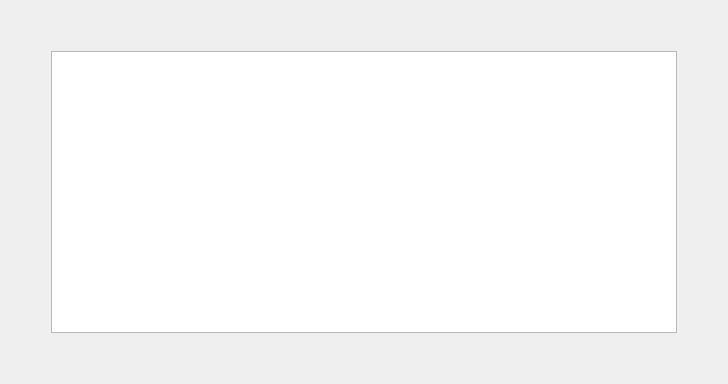
<?xml version="1.0" encoding="UTF-8"?>
<ui version="4.0">
 <class>Dialog</class>
 <widget class="QDialog" name="Dialog">
  <property name="geometry">
   <rect>
    <x>0</x>
    <y>0</y>
    <width>728</width>
    <height>384</height>
   </rect>
  </property>
  <property name="windowTitle">
   <string>Dialog</string>
  </property>
  <layout class="QVBoxLayout" name="verticalLayout">
   <property name="sizeConstraint">
    <enum>QLayout::SetNoConstraint</enum>
   </property>
   <item>
    <spacer name="verticalSpacer_2">
     <property name="orientation">
      <enum>Qt::Vertical</enum>
     </property>
     <property name="sizeType">
      <enum>QSizePolicy::Minimum</enum>
     </property>
     <property name="sizeHint" stdset="0">
      <size>
       <width>20</width>
       <height>40</height>
      </size>
     </property>
    </spacer>
   </item>
   <item>
    <layout class="QHBoxLayout" name="horizontalLayout">
     <property name="sizeConstraint">
      <enum>QLayout::SetNoConstraint</enum>
     </property>
     <item>
      <spacer name="horizontalSpacer">
       <property name="orientation">
        <enum>Qt::Horizontal</enum>
       </property>
       <property name="sizeType">
        <enum>QSizePolicy::Preferred</enum>
       </property>
       <property name="sizeHint" stdset="0">
        <size>
         <width>40</width>
         <height>20</height>
        </size>
       </property>
      </spacer>
     </item>
     <item>
      <widget class="MatriceTable" name="tableWidget">
       <property name="sizePolicy">
        <sizepolicy hsizetype="MinimumExpanding" vsizetype="MinimumExpanding">
         <horstretch>0</horstretch>
         <verstretch>0</verstretch>
        </sizepolicy>
       </property>
      </widget>
     </item>
     <item>
      <spacer name="horizontalSpacer_2">
       <property name="orientation">
        <enum>Qt::Horizontal</enum>
       </property>
       <property name="sizeType">
        <enum>QSizePolicy::Minimum</enum>
       </property>
       <property name="sizeHint" stdset="0">
        <size>
         <width>40</width>
         <height>20</height>
        </size>
       </property>
      </spacer>
     </item>
    </layout>
   </item>
   <item>
    <spacer name="verticalSpacer">
     <property name="orientation">
      <enum>Qt::Vertical</enum>
     </property>
     <property name="sizeType">
      <enum>QSizePolicy::Minimum</enum>
     </property>
     <property name="sizeHint" stdset="0">
      <size>
       <width>20</width>
       <height>40</height>
      </size>
     </property>
    </spacer>
   </item>
  </layout>
 </widget>
 <customwidgets>
  <customwidget>
   <class>MatriceTable</class>
   <extends>QTableWidget</extends>
   <header>matricetable.h</header>
   <slots>
    <slot>addElement()</slot>
    <slot>removeElement()</slot>
    <slot>updateSommet(int,int)</slot>
    <slot>displayMatrice()</slot>
   </slots>
  </customwidget>
 </customwidgets>
 <resources/>
 <connections/>
</ui>
